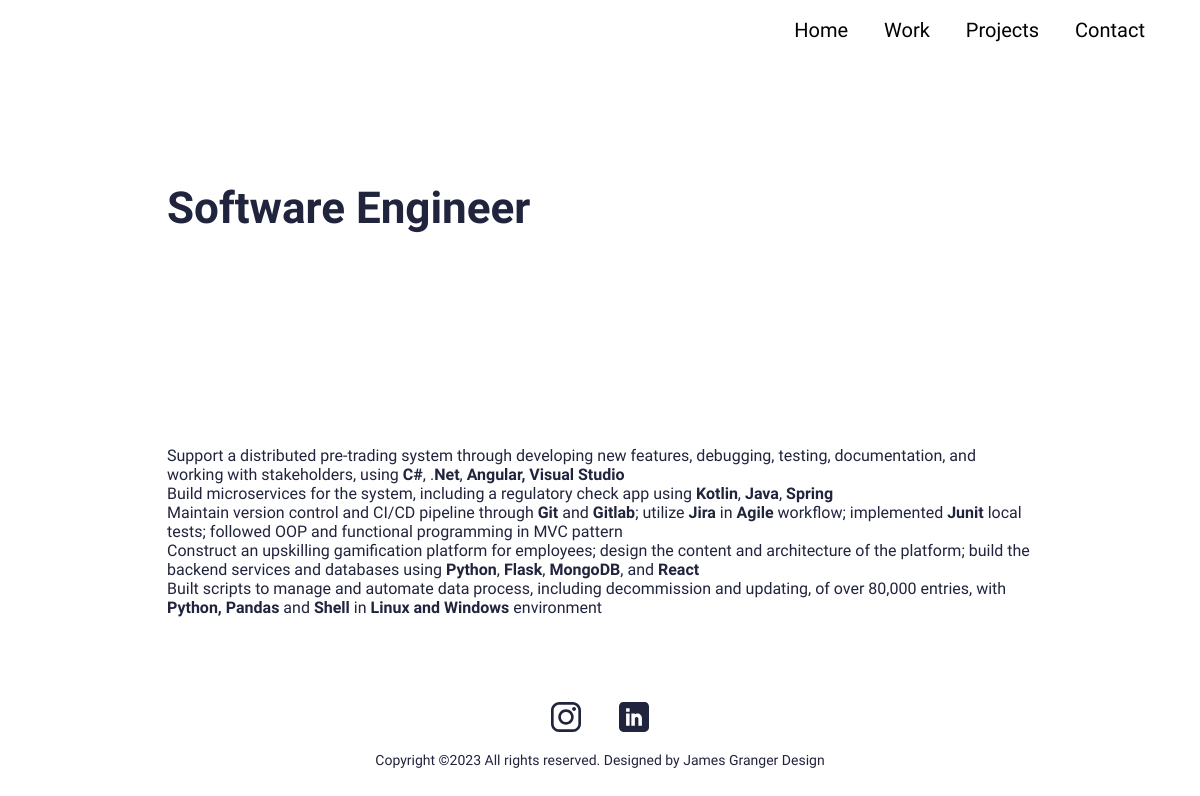
Screenshot of /portfolio/hongyu-li with the database file from the repository.
### main/models.py (models this page shows, shortened)
class Portfolio(models.Model):
    class Meta:
        verbose_name_plural = 'Portfolio Profiles'
        verbose_name = 'Portfolio'
        ordering = ["name"]
    date = models.DateTimeField(blank=True, null=True)
    name = models.CharField(max_length=200, blank=True, null=True)
    description = models.CharField(max_length=500, blank=True, null=True)
    body = RichTextField(blank=True, null=True)
    image = models.ImageField(blank=True, null=True, upload_to="portfolio")
    slug = models.SlugField(null=True, blank=True)
    is_active = models.BooleanField(default=True)

### main/views.py (the view)
# urls.py: path('portfolio/<slug:slug>', views.PortfolioDetailView.as_view(), name="portfolio"),
class PortfolioDetailView(generic.DetailView):
	model = Portfolio
	template_name = "main/portfolio-detail.html"

### resume_demo/context_processors.py (called while the page is built)
def project_context(request):
    context = {
        'me': User.objects.first(),
    }
    return context

### main/templates/main/portfolio-detail.html (shortened to what this page needs)
{% extends 'main/base.html' %}
{% load static %}
{% block content %}
<section>
  <div class="innerPageBannerCol">
    <div class="container">
      <div class="row g-4 g-md-3  align-items-center">
        <div class="col-md-6">
          <div class="bannerContent">
            <h1 class="xlTitle pb-md-3">{{object.name}}</h1>
          </div>
        </div>
      </div>
    </div>
  </div>
</section>
<section>
  <div class="sectionSpaceSm">
    <div class="container">
      {{object.body|safe}}
    </div>
  </div>
</section>
{%endblock%}

### static/css/style.css (style rules this page uses)
:root { --primaryColor: #9C07B6; --primaryDarkColor: #3D0048; --primaryHoverColor: #900AA8; --secondaryColor: #F9B000; --baseColor: #21243D; --baseFont: 'Heebo', sans-serif; --titleFont: 'Courier Prime', monospace; --regular: 400; --medium: 500; --bold: 700; --black: 900; --lightBg: #F1F1F1; }
html { scroll-behavior: smooth; }
body { font-family: var(--baseFont); color: var(--baseColor); line-height: normal; }
ul { margin: 0; padding: 0; list-style-type: none; }
.xlTitle { font-size: 44px; line-height: 1.3; font-weight: var(--bold); font-family: var(--titleFont) }
.sectionSpaceSm { padding: 35px 0; }
.innerPageBannerCol { padding: 180px 0 150px; }
@media (min-width:992px) { .container, .container-lg, .container-md, .container-sm, .container-xl, .container-xxl { max-width: 890px; } }

### rows the page displays
Portfolio: name "Software Engineer", body "Support a distributed pre-trading system through developing new features, debugging, testing, documentation, and working with stakeholders, using C# , . Net , Angular, Visual Studio Build microservices for the system, including a regulatory check app using Kotlin , Java , Spring Maintain version control and CI/CD pipeline through Git and Gitlab ; utilize Jira in Agile workflow; implemented Junit local tests; followed OOP and functional programming in MVC pattern Construct an upskilling gamification platform for employees; design the content and architecture of the platform; build the backend services and databases using Python , Flask , MongoDB , and React Built scripts to manage and…"
